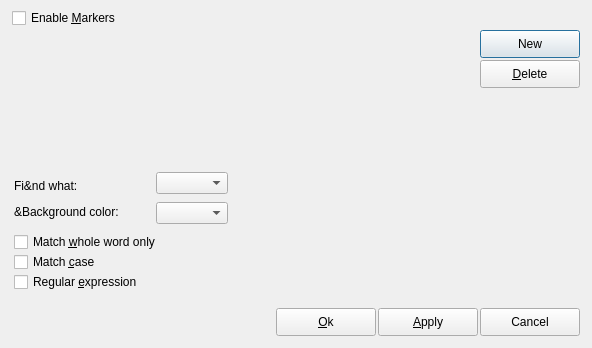
<?xml version="1.0" encoding="UTF-8"?><ui version="4.0"><class>IDD_EDIT_MARKER</class>
<widget class="QDialog" name="IDD_EDIT_MARKER">
<property name="geometry">
<rect><x>60</x><y>146</y>
<width>592</width><height>348</height></rect></property>
<property name="windowTitle"><string>"Markers"
</string></property>
<widget class="QCheckBox" name="IDC_EDIT_MARKERS_ENABLED">
<property name="geometry">
<rect><x>12</x><y>8</y><width>270</width><height>20</height></rect></property>
<property name="text"><string>Enable &amp;Markers</string></property>
</widget>
<widget class="QPushButton" name="IDC_EDIT_MARKER_NEW">
<property name="geometry">
<rect><x>480</x><y>30</y><width>100</width><height>28</height></rect></property>
<property name="text"><string>New</string></property>
</widget>
<widget class="QPushButton" name="IDC_EDIT_MARKER_DELETE">
<property name="geometry">
<rect><x>480</x><y>60</y><width>100</width><height>28</height></rect></property>
<property name="text"><string>&amp;Delete</string></property>
</widget>
<widget class="QLabel" name="IDC_STATIC">
<property name="geometry">
<rect><x>14</x><y>176</y><width>136</width><height>20</height></rect></property>
<property name="text"><string>Fi&amp;nd what:</string></property>
<property name="inputMethodHints"><set>Qt::ImhMultiLine</set></property><property name="wordWrap"><bool>true</bool></property></widget>
<widget class="QComboBox" name="IDC_EDIT_FINDTEXT">
<property name="geometry">
<rect><x>156</x><y>172</y><width>320</width><height>22</height></rect></property>
<property name="sizeAdjustPolicy"><enum>QComboBox::AdjustToContents</enum></property></widget>
<widget class="QLabel" name="IDC_STATIC">
<property name="geometry">
<rect><x>14</x><y>202</y><width>136</width><height>20</height></rect></property>
<property name="text"><string>&amp;Background color:</string></property>
<property name="inputMethodHints"><set>Qt::ImhMultiLine</set></property><property name="wordWrap"><bool>true</bool></property></widget>
<widget class="QComboBox" name="IDC_EDIT_MARKER_BGCOLORIDX">
<property name="geometry">
<rect><x>156</x><y>202</y><width>320</width><height>22</height></rect></property>
<property name="sizeAdjustPolicy"><enum>QComboBox::AdjustToContents</enum></property></widget>
<widget class="QCheckBox" name="IDC_EDIT_WHOLE_WORD">
<property name="geometry">
<rect><x>14</x><y>232</y><width>270</width><height>20</height></rect></property>
<property name="text"><string>Match &amp;whole word only</string></property>
</widget>
<widget class="QCheckBox" name="IDC_EDIT_MATCH_CASE">
<property name="geometry">
<rect><x>14</x><y>252</y><width>270</width><height>20</height></rect></property>
<property name="text"><string>Match &amp;case</string></property>
</widget>
<widget class="QCheckBox" name="IDC_EDIT_REGEXP">
<property name="geometry">
<rect><x>14</x><y>272</y><width>270</width><height>20</height></rect></property>
<property name="text"><string>Regular &amp;expression</string></property>
</widget>
<widget class="QPushButton" name="IDOK">
<property name="geometry">
<rect><x>276</x><y>308</y><width>100</width><height>28</height></rect></property>
<property name="text"><string>&amp;Ok</string></property>
</widget>
<widget class="QPushButton" name="ID_APPLY_NOW">
<property name="geometry">
<rect><x>378</x><y>308</y><width>100</width><height>28</height></rect></property>
<property name="text"><string>&amp;Apply</string></property>
</widget>
<widget class="QPushButton" name="IDCANCEL">
<property name="geometry">
<rect><x>480</x><y>308</y><width>100</width><height>28</height></rect></property>
<property name="text"><string>Cancel</string></property>
</widget>
</widget><resources/><connections/></ui>
